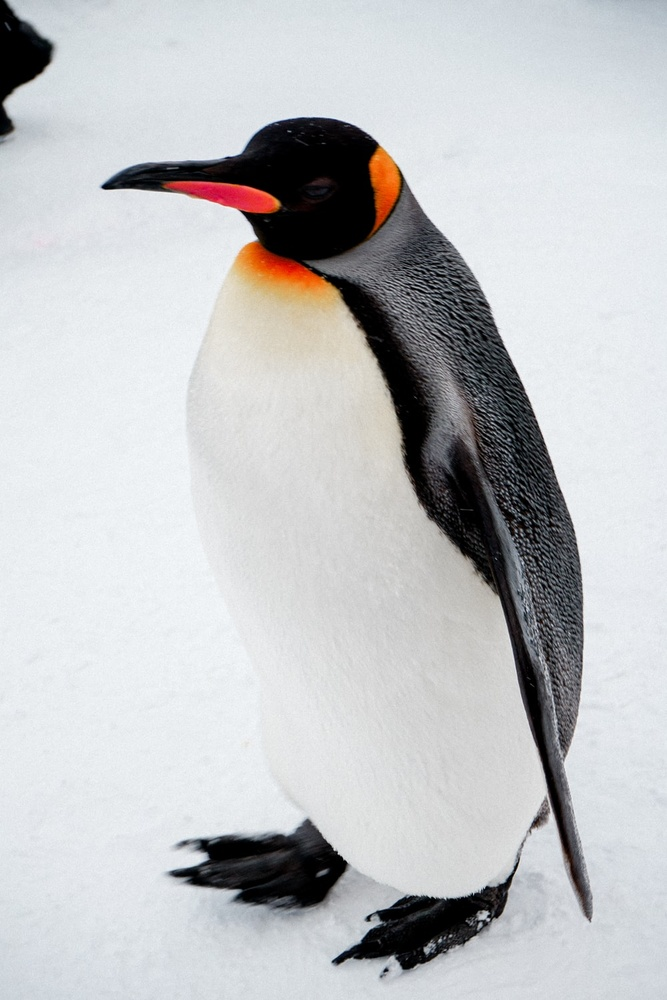
#> input picture open_cv/penguin.jpeg, 667 x 1000 px, shrunk from 1000 x 1500 before the run
$ python threshold.py
#> lines starting #> are read from the running program, lines starting #| are printed output that depends on the picture; after the words box and inside, x2 and y2 are one past the last pixel; in counts of white or black regions, pixels touching at a corner belong together
import cv2
import matplotlib.pyplot as plt

img=cv2.imread('penguin.jpeg')
#> img is the input picture: shape (1000, 667, 3); mean B, G, R 197.4, 195.5, 194.1
gray=cv2.cvtColor(img,cv2.COLOR_BGR2GRAY)
img = cv2.cvtColor(img,cv2.COLOR_BGR2RGB)
gray = cv2.cvtColor(gray,cv2.COLOR_BGR2RGB) # Matplotlib uses RGB
#> gray: shape (1000, 667, 3)

ret,th1=cv2.threshold(gray, 150, 255, cv2.THRESH_BINARY) # pixel below threshold to 0 and above to 255
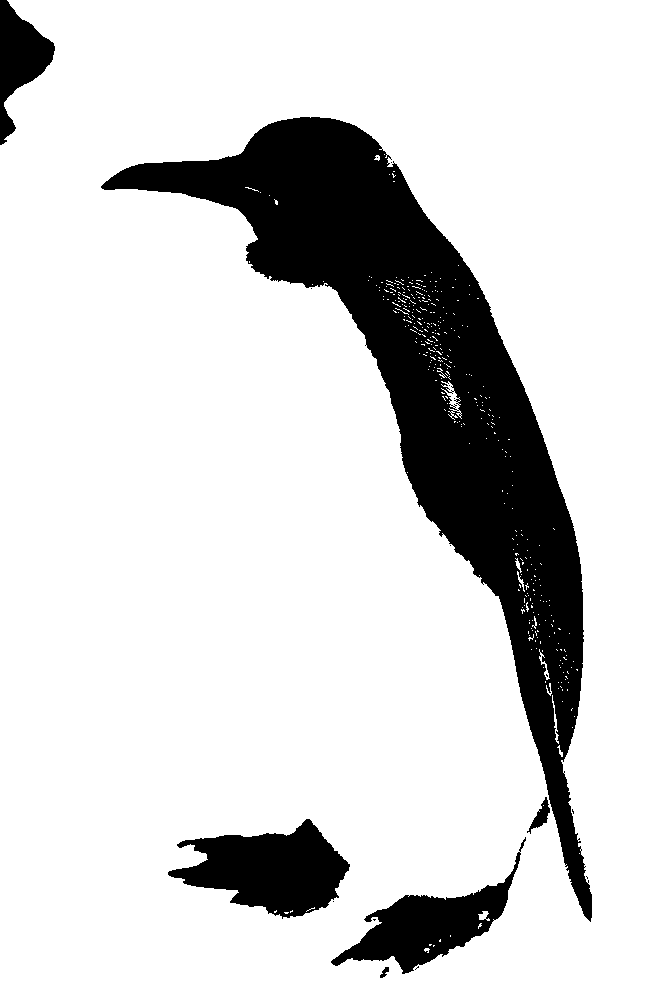
#> th1: shape (1000, 667, 3); 83.8% white; 18 black regions (12 under 20 px), largest, box (x1, y1, x2, y2) and area: (101, 117, 592, 922) 85833, (168, 819, 350, 919) 10351, (331, 837, 526, 974) 7890, (0, 0, 55, 145) 3720, (527, 797, 550, 834) 299, (380, 967, 389, 978) 52
ret,th2=cv2.threshold(gray, 150, 255, cv2.THRESH_BINARY_INV) # pixel below threshold to 255 and above to 0
ret,th3=cv2.threshold(gray, 150, 255, cv2.THRESH_TRUNC) # pixel above threshold set to threshold and others stay same
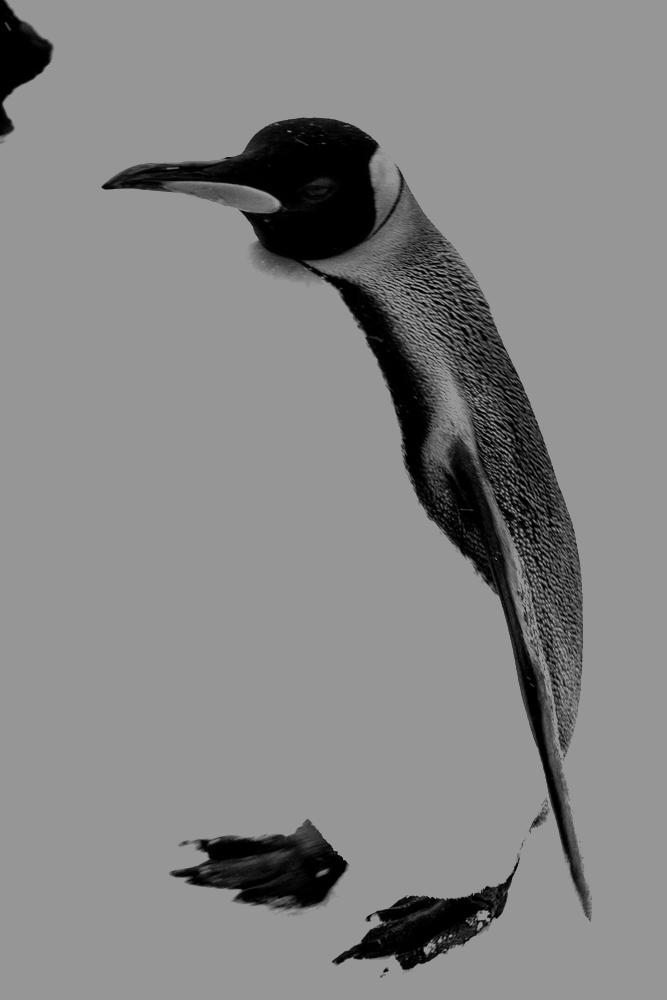
#> th3: shape (1000, 667, 3); min 0, max 150, mean 133.4
ret,th4=cv2.threshold(gray, 150, 255, cv2.THRESH_TOZERO) # pixel below threshold set to 0
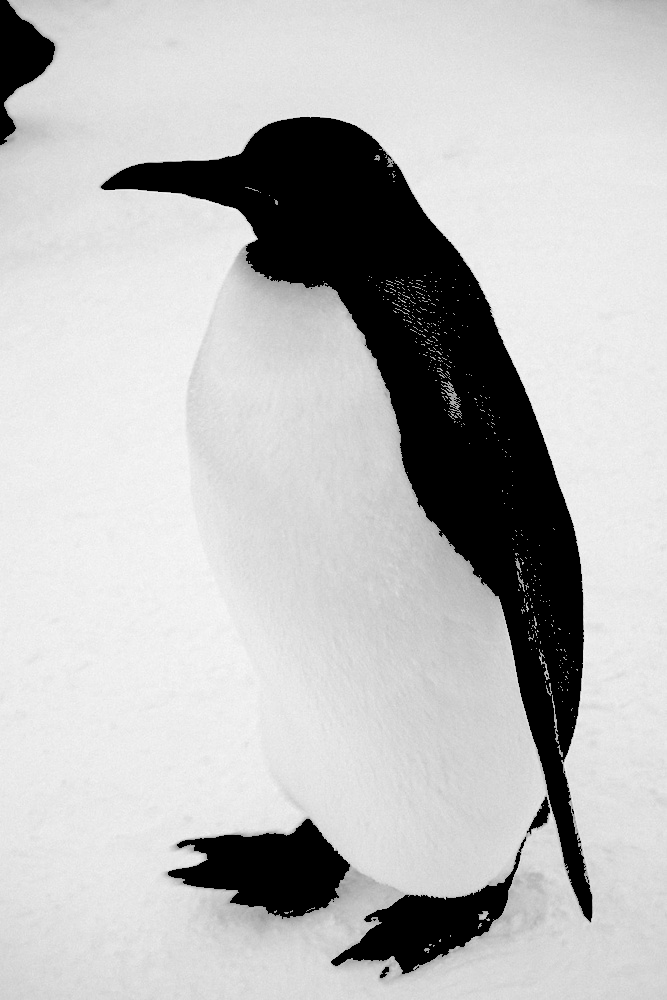
#> th4: shape (1000, 667, 3); min 0, max 250, mean 187.5
ret,th5=cv2.threshold(gray, 150, 255, cv2.THRESH_TOZERO_INV)# pixel below threshold set to 255
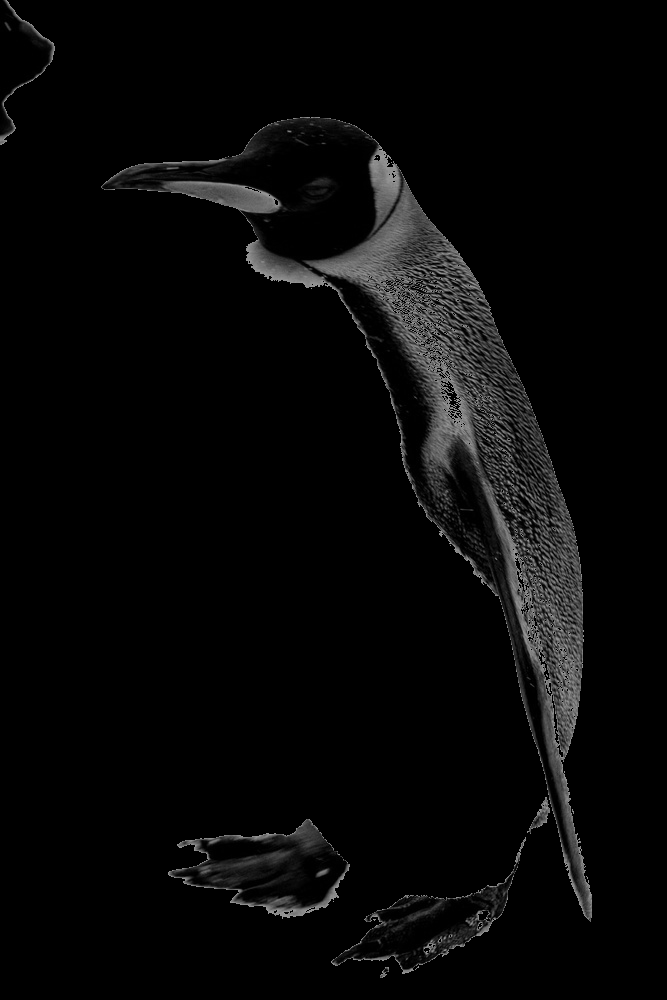
#> th5: shape (1000, 667, 3); min 0, max 150, mean 7.7

titles = ['Original','Binary threshold','Inv Binary threshold',
         'Truncate threshold','Tozero threshold','Tozero Inv threshold']
images = [img,th1,th2,th3,th4,th5]

for i in range(6):
    plt.subplot(2,3,i+1),plt.imshow(images[i])
    plt.title(titles[i])
    plt.xticks([]),plt.yticks([])

plt.show()
